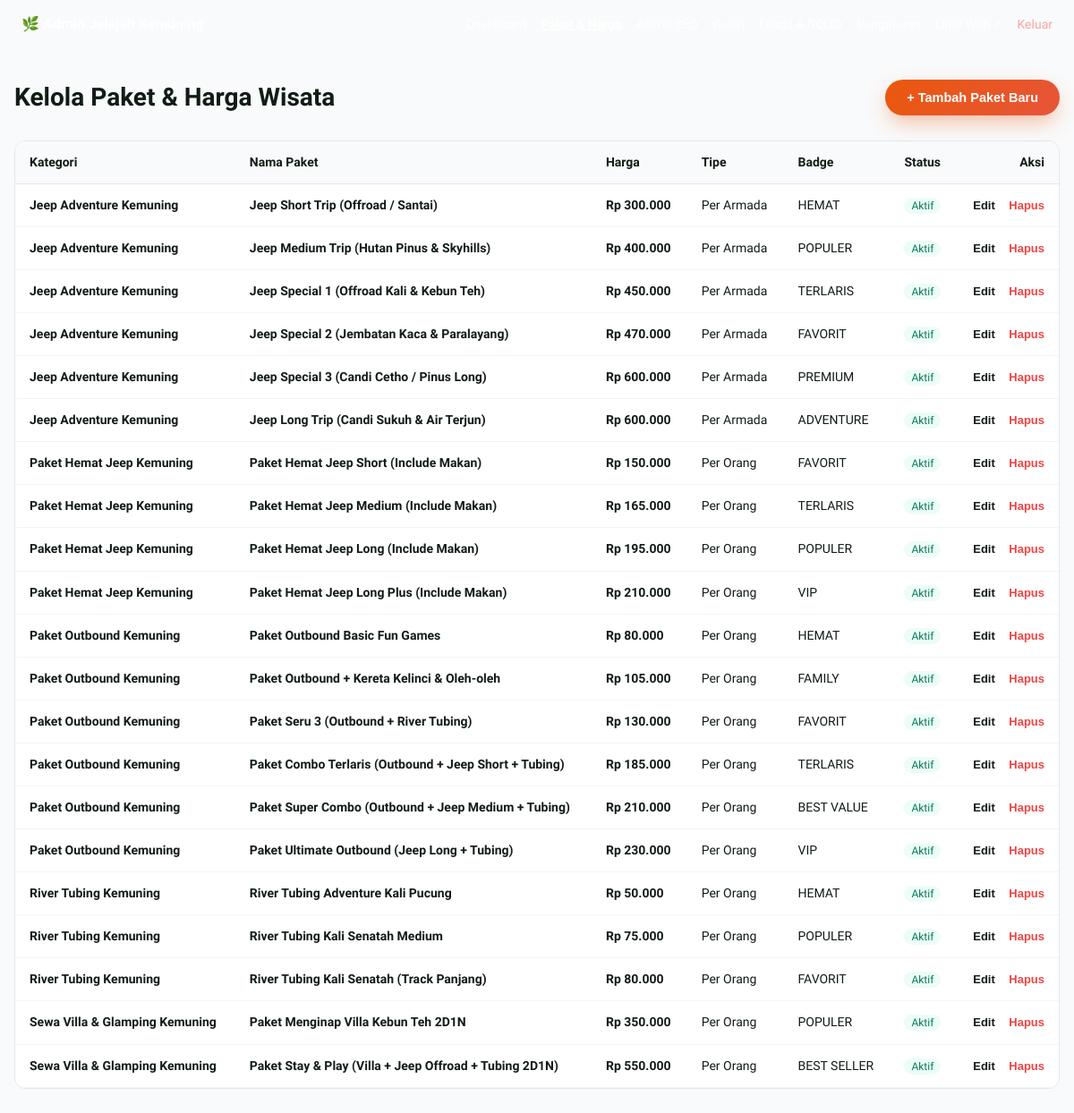
The app's page /admin/paket.php (signed in) with its own data.
### tables this page shows
CREATE TABLE IF NOT EXISTS packages (
    id INTEGER PRIMARY KEY AUTO_INCREMENT,
    category_id INTEGER NOT NULL,
    name VARCHAR(200) NOT NULL,
    slug VARCHAR(200) NOT NULL UNIQUE,
    price INTEGER NOT NULL DEFAULT 0,
    price_strike INTEGER DEFAULT 0,
    price_type VARCHAR(50) DEFAULT 'per_orang',
    min_participants INTEGER DEFAULT 1,
    duration VARCHAR(100) NULL,
    badge VARCHAR(50) NULL,
    summary TEXT NULL,
    inclusions TEXT NULL,
    exclusions TEXT NULL,
    itinerary TEXT NULL,
    thumbnail VARCHAR(255) NULL,
    is_active INTEGER DEFAULT 1,
    sort_order INTEGER DEFAULT 0,
    created_at TIMESTAMP DEFAULT CURRENT_TIMESTAMP
);

CREATE TABLE IF NOT EXISTS categories (
    id INTEGER PRIMARY KEY AUTO_INCREMENT,
    name VARCHAR(100) NOT NULL,
    slug VARCHAR(100) NOT NULL UNIQUE,
    description TEXT NULL,
    icon VARCHAR(50) DEFAULT 'fas fa-map-marked-alt',
    created_at TIMESTAMP DEFAULT CURRENT_TIMESTAMP
);

### app/Helpers.php (called while the page is built, shortened)
<?php
class Helpers {
    public static function formatRupiah(int $amount): string {
        return 'Rp ' . number_format($amount, 0, ',', '.');
    }
}

### admin/paket.php (the view, shortened to what this page needs)
<?php
$db = Database::getInstance()->getConnection();
$packages = $db->query("SELECT p.*, c.name as category_name FROM packages p JOIN categories c ON p.category_id = c.id ORDER BY c.name ASC, p.sort_order ASC, p.price ASC")->fetchAll(PDO::FETCH_ASSOC);
?>
<!DOCTYPE html>
<html lang="id">
<head>
    <link rel="stylesheet" href="/assets/css/style.min.css">
</head>
<body style="background:#F9FAFB;">
    <div style="background:var(--primary); color:#fff; padding:14px 24px; display:flex; justify-content:space-between; align-items:center;">
        <strong>🌿 Admin Jelajah Kemuning</strong>
        <div style="display:flex; gap:16px; font-size:14px;">
            <a href="/admin/index.php">Dashboard</a>
            <a href="/admin/paket.php" style="font-weight:700; text-decoration:underline;">Paket & Harga</a>
            <a href="/admin/artikel.php">Artikel SEO</a>
            <a href="/admin/galeri.php">Galeri</a>
            <a href="/admin/leads.php">Leads & GCLID</a>
            <a href="/admin/settings.php">Pengaturan</a>
            <a href="/" target="_blank">Lihat Web ↗</a>
            <a href="/admin/logout.php" style="color:#FCA5A5;">Keluar</a>
        </div>
    </div>
    <div class="container" style="padding:32px 16px;">
        <div style="display:flex; justify-content:space-between; align-items:center; margin-bottom:24px;">
            <h1 style="font-size:1.75rem; font-weight:800;">Kelola Paket & Harga Wisata</h1>
            <button onclick="document.getElementById('modal-add').classList.remove('hidden')" class="btn-accent">+ Tambah Paket Baru</button>
        </div>
        <div style="background:#fff; border-radius:12px; border:1px solid #E5E7EB; overflow-x:auto;">
            <table style="width:100%; border-collapse:collapse; font-size:14px;">
                <thead>
                    <tr style="background:#F9FAFB; text-align:left; border-bottom:1px solid #E5E7EB;">
                        <th style="padding:12px 16px;">Kategori</th>
                        <th style="padding:12px 16px;">Nama Paket</th>
                        <th style="padding:12px 16px;">Harga</th>
                        <th style="padding:12px 16px;">Tipe</th>
                        <th style="padding:12px 16px;">Badge</th>
                        <th style="padding:12px 16px;">Status</th>
                        <th style="padding:12px 16px; text-align:right;">Aksi</th>
                    </tr>
                </thead>
                <tbody>
                    <?php if (empty($packages)): ?>
                    <tr><td colspan="7" style="padding:24px; text-align:center; color:#9CA3AF;">Belum ada paket wisata.</td></tr>
                    <?php else: foreach ($packages as $pkg): ?>
                    <tr style="border-bottom:1px solid #F3F4F6;">
                        <td style="padding:12px 16px; font-weight:600; color:var(--primary);"><?= htmlspecialchars($pkg['category_name']) ?></td>
                        <td style="padding:12px 16px; font-weight:700;"><?= htmlspecialchars($pkg['name']) ?></td>
                        <td style="padding:12px 16px; font-weight:700; color:var(--accent);"><?= Helpers::formatRupiah($pkg['price']) ?></td>
                        <td style="padding:12px 16px;"><?= $pkg['price_type'] === 'per_armada' ? 'Per Armada' : 'Per Orang' ?></td>
                        <td style="padding:12px 16px;"><?= htmlspecialchars($pkg['badge'] ?: '-') ?></td>
                        <td style="padding:12px 16px;">
                            <span style="font-size:12px; padding:2px 8px; border-radius:99px; background:<?= $pkg['is_active'] ? '#ECFDF5; color:#047857;' : '#F3F4F6; color:#6B7280;' ?>">
                                <?= $pkg['is_active'] ? 'Aktif' : 'Non-aktif' ?>
                            </span>
                        </td>
                        <td style="padding:12px 16px; text-align:right;">
                            <button onclick='editPackage(<?= json_encode($pkg) ?>)' style="background:none; border:none; color:var(--primary); cursor:pointer; font-size:13px; font-weight:700; margin-right:12px;">Edit</button>
                            <form method="POST" style="display:inline;" onsubmit="return confirm('Hapus paket ini?')">
                                <button type="submit" style="background:none; border:none; color:#EF4444; cursor:pointer; font-size:13px; font-weight:600;">Hapus</button>
                            </form>
                        </td>
                    </tr>
                    <?php endforeach; endif; ?>
                </tbody>
            </table>
        </div>
    </div>
</body>
</html>

### records on screen
packages: category.name "Jeep Adventure Kemuning", name "Jeep Short Trip (Offroad / Santai)", price "Rp 300.000", price_type "Per Armada", badge "HEMAT", is_active "Aktif"
packages: category.name "Jeep Adventure Kemuning", name "Jeep Medium Trip (Hutan Pinus & Skyhills)", price "Rp 400.000", price_type "Per Armada", badge "POPULER", is_active "Aktif"
packages: category.name "Jeep Adventure Kemuning", name "Jeep Special 1 (Offroad Kali & Kebun Teh)", price "Rp 450.000", price_type "Per Armada", badge "TERLARIS", is_active "Aktif"
packages: category.name "Jeep Adventure Kemuning", name "Jeep Special 2 (Jembatan Kaca & Paralayang)", price "Rp 470.000", price_type "Per Armada", badge "FAVORIT", is_active "Aktif"
packages: category.name "Jeep Adventure Kemuning", name "Jeep Special 3 (Candi Cetho / Pinus Long)", price "Rp 600.000", price_type "Per Armada", badge "PREMIUM", is_active "Aktif"
packages: category.name "Jeep Adventure Kemuning", name "Jeep Long Trip (Candi Sukuh & Air Terjun)", price "Rp 600.000", price_type "Per Armada", badge "ADVENTURE", is_active "Aktif"
packages: category.name "Paket Hemat Jeep Kemuning", name "Paket Hemat Jeep Short (Include Makan)", price "Rp 150.000", price_type "Per Orang", badge "FAVORIT", is_active "Aktif"
packages: category.name "Paket Hemat Jeep Kemuning", name "Paket Hemat Jeep Medium (Include Makan)", price "Rp 165.000", price_type "Per Orang", badge "TERLARIS", is_active "Aktif"
packages: category.name "Paket Hemat Jeep Kemuning", name "Paket Hemat Jeep Long (Include Makan)", price "Rp 195.000", price_type "Per Orang", badge "POPULER", is_active "Aktif"
packages: category.name "Paket Hemat Jeep Kemuning", name "Paket Hemat Jeep Long Plus (Include Makan)", price "Rp 210.000", price_type "Per Orang", badge "VIP", is_active "Aktif"
packages: category.name "Paket Outbound Kemuning", name "Paket Outbound Basic Fun Games", price "Rp 80.000", price_type "Per Orang", badge "HEMAT", is_active "Aktif"
packages: category.name "Paket Outbound Kemuning", name "Paket Outbound + Kereta Kelinci & Oleh-oleh", price "Rp 105.000", price_type "Per Orang", badge "FAMILY", is_active "Aktif"
packages: category.name "Paket Outbound Kemuning", name "Paket Seru 3 (Outbound + River Tubing)", price "Rp 130.000", price_type "Per Orang", badge "FAVORIT", is_active "Aktif"
packages: category.name "Paket Outbound Kemuning", name "Paket Combo Terlaris (Outbound + Jeep Short + Tubing)", price "Rp 185.000", price_type "Per Orang", badge "TERLARIS", is_active "Aktif"
packages: category.name "Paket Outbound Kemuning", name "Paket Super Combo (Outbound + Jeep Medium + Tubing)", price "Rp 210.000", price_type "Per Orang", badge "BEST VALUE", is_active "Aktif"
packages: category.name "Paket Outbound Kemuning", name "Paket Ultimate Outbound (Jeep Long + Tubing)", price "Rp 230.000", price_type "Per Orang", badge "VIP", is_active "Aktif"
packages: category.name "River Tubing Kemuning", name "River Tubing Adventure Kali Pucung", price "Rp 50.000", price_type "Per Orang", badge "HEMAT", is_active "Aktif"
packages: category.name "River Tubing Kemuning", name "River Tubing Kali Senatah Medium", price "Rp 75.000", price_type "Per Orang", badge "POPULER", is_active "Aktif"
packages: category.name "River Tubing Kemuning", name "River Tubing Kali Senatah (Track Panjang)", price "Rp 80.000", price_type "Per Orang", badge "FAVORIT", is_active "Aktif"
packages: category.name "Sewa Villa & Glamping Kemuning", name "Paket Menginap Villa Kebun Teh 2D1N", price "Rp 350.000", price_type "Per Orang", badge "POPULER", is_active "Aktif"
packages: category.name "Sewa Villa & Glamping Kemuning", name "Paket Stay & Play (Villa + Jeep Offroad + Tubing 2D1N)", price "Rp 550.000", price_type "Per Orang", badge "BEST SELLER", is_active "Aktif"
